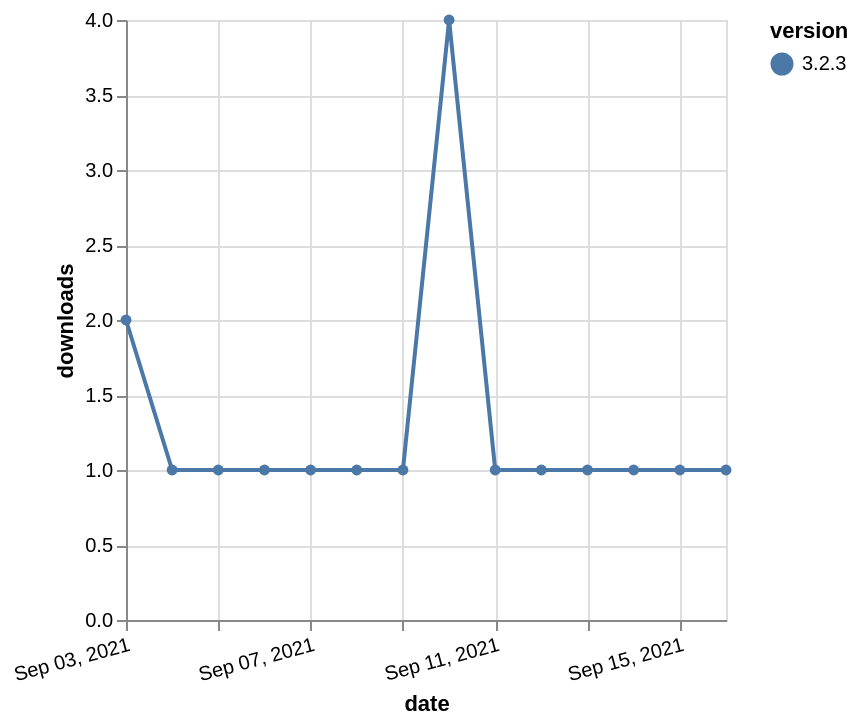

Write a Vega-Lite specification for this figure.
### Vega-Lite specification from a JSON file in a GitHub repository (floating-point values rounded to 4 significant figures)
{"$schema": "https://vega.github.io/schema/vega-lite/v5.json", "description": "A simple bar chart with embedded data.", "data": {"values": [{"date": "2021-09-03", "total": 496, "delta": 2, "version": "3.2.3"}, {"date": "2021-09-04", "total": 497, "delta": 1, "version": "3.2.3"}, {"date": "2021-09-05", "total": 498, "delta": 1, "version": "3.2.3"}, {"date": "2021-09-06", "total": 499, "delta": 1, "version": "3.2.3"}, {"date": "2021-09-07", "total": 500, "delta": 1, "version": "3.2.3"}, {"date": "2021-09-08", "total": 501, "delta": 1, "version": "3.2.3"}, {"date": "2021-09-09", "total": 502, "delta": 1, "version": "3.2.3"}, {"date": "2021-09-10", "total": 506, "delta": 4, "version": "3.2.3"}, {"date": "2021-09-11", "total": 507, "delta": 1, "version": "3.2.3"}, {"date": "2021-09-12", "total": 508, "delta": 1, "version": "3.2.3"}, {"date": "2021-09-13", "total": 509, "delta": 1, "version": "3.2.3"}, {"date": "2021-09-14", "total": 510, "delta": 1, "version": "3.2.3"}, {"date": "2021-09-15", "total": 511, "delta": 1, "version": "3.2.3"}, {"date": "2021-09-16", "total": 512, "delta": 1, "version": "3.2.3"}]}, "width": "container", "mark": {"type": "line", "point": {"filled": true}}, "encoding": {"x": {"field": "date", "type": "temporal", "timeUnit": "yearmonthdate", "title": "date", "axis": {"labelAngle": -15}}, "y": {"field": "delta", "type": "quantitative", "title": "downloads"}, "color": {"field": "version", "type": "nominal"}, "tooltip": {"field": "delta"}}}
